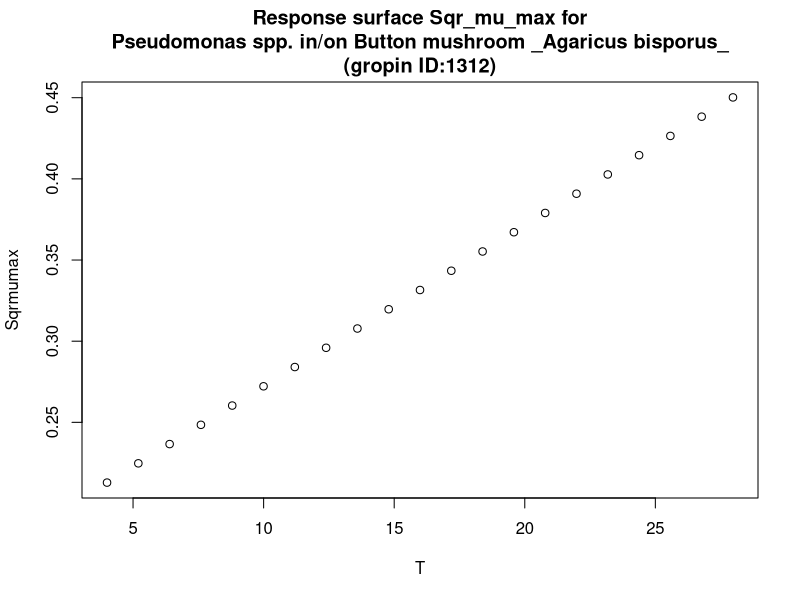

This figure's R source:
#############################
# start of Parameter script
#############################
T <- seq(4.004,27.972027972028,length.out=21)
#############################
# end of Parameter script
#############################
############################# 
# start of Model script Gropin ID 1312 
#############################
 
# constant coefficients for this model
 
variables <- data.frame(T)
argumentsPar <- unique.data.frame(expand.grid(variables))
 
# heart of the model
response_surface <- function(T) {
   mumax <-9.90*(10^-3)*(T+17.5)

	return(mumax=mumax)
} 

# output parameters
responseSurface <- cbind(argumentsPar,response_surface(argumentsPar['T']))
colnames(responseSurface) <- c(colnames(argumentsPar),'Sqrmumax')
#############################
# End of Model script
#############################
############################# 
# start of Visualisation script Gropin ID 1312 
#############################
titleText <-'Response surface Sqr_mu_max for
Pseudomonas spp. in/on Button mushroom _Agaricus bisporus_
(gropin ID:1312)'
plot(T,responseSurface$'Sqrmumax',xlab='T',
                          ylab='Sqrmumax',main=titleText)
#############################
# End of Visualisation script
#############################
